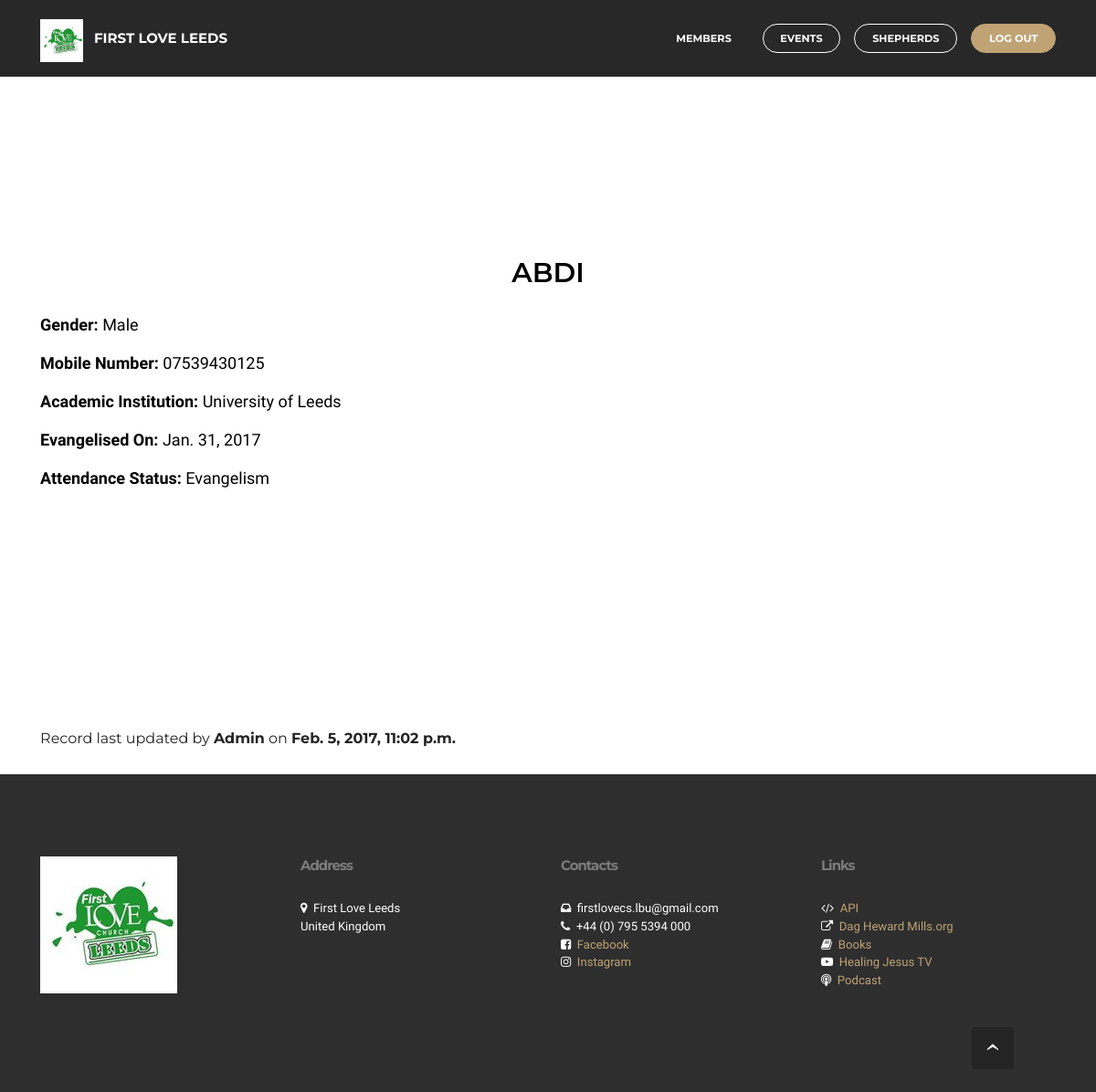
The page /member/abdi/ (signed in) on the database its author committed.
### member/models.py (models this page shows, shortened)
class Member(models.Model):
    name = models.CharField(max_length=50, unique=False)
    gender = models.ForeignKey('Gender', on_delete=models.CASCADE, related_name="sex", null=True)
    mobile_no = models.CharField(max_length=50, blank=True, null=True, unique=True, verbose_name="Mobile number")
    email = models.EmailField(max_length=50, blank=True, null=True, verbose_name="Email Address")
    date_of_birth = models.DateField(blank=True, null=True)
    address = models.TextField(max_length=200, blank=True, null=True)
    post_code = models.CharField(max_length=10, blank=True, null=True)
    academic_institution = models.ForeignKey('AcademicInstitution', on_delete=models.CASCADE, 						related_name="academic_institution", null=True, blank=True, )
    course = models.CharField(max_length=100, blank=True)
    first_attended = models.DateField(blank=True, null=True)
    attendance_status = models.ForeignKey('Attendance', on_delete=models.CASCADE, related_name="attendance_status")
    shepherd = models.ForeignKey(User, on_delete=models.CASCADE)
    last_visited = models.DateField(null=True, blank=True)
    extra_info = models.TextField(max_length=2000, blank=True)
    last_modified = models.DateTimeField(auto_now=True)
    class Meta:
        ordering = ["name"]

class Gender(models.Model):
    gender = models.CharField(max_length=200, unique=True, null=True)
    def __str__(self):
        return self.gender
    class Meta:
        ordering = ["gender"]
        verbose_name_plural = "Gender"

class AcademicInstitution(models.Model):
    name = models.CharField(max_length=200, unique=True, null=True)
    def __str__(self):
        return self.name
    class Meta:
        ordering = ["name"]

class Attendance(models.Model):
    status = models.CharField(max_length=200, unique=True, null=True)
    def __str__(self):
        return self.status
    class Meta:
        ordering = ["status"]
        verbose_name_plural = "Attendance"

### member/views.py (the view)
@login_required
def member_info(request, name):
    member = Member.objects.get(name__iexact=name)
    context = {
        'member': member
    }
    return render(request, 'member/member_info.html', context)

### member/templatetags/first_love_custom.py (called while the page is built)
@register.filter(name='length_is_gt', is_safe=False)
def length_is_gt(text, value):
	return len(str(text)) > value

@register.filter(name='regex_validates', is_safe=False)
def regex_validates(text, value):
	return re.findall(value, text)

### member/templates/member/member_info.html (shortened to what this page needs)
{% extends '_partial/base.html' %}
{% load first_love_custom %}

### welcome/templates/_partial/base.html (shortened to what this page needs)
{% spaceless %}
{% load staticfiles %}
{% endspaceless %}

### firstlove/static/dropdown/css/style.css (style rules this page uses)
.navbar-dropdown { left: 0; padding: 0; position: absolute; right: 0; top: 0; transition: all 0.45s ease; z-index: 1030; }
.navbar-dropdown .navbar-brand { float: none; font-size: 0; padding: 1.25rem 0; position: relative; transition: padding 0.25s ease; white-space: nowrap; }
.navbar-dropdown .navbar-brand::before { content: ""; display: inline-block; height: 100%; vertical-align: middle; }
.navbar-dropdown .navbar-logo, .navbar-dropdown .navbar-caption { display: inline-block; vertical-align: middle; }
.navbar-dropdown .navbar-logo { margin-right: 0.8rem; transition: margin 0.3s ease-in-out; }
.navbar-dropdown .navbar-logo img { height: 3.125rem; transition: all 0.3s ease-in-out; }
.navbar-dropdown .mbr-table-cell { height: 5.625rem; }
.navbar-dropdown .navbar-caption { font-family: "Montserrat"; font-size: 1rem; font-weight: 700; white-space: normal; }
.navbar-dropdown .navbar-caption, .navbar-dropdown .navbar-caption:hover { color: inherit; text-decoration: none; }
.navbar-dropdown.navbar-fixed-top { position: fixed; }
.nav-dropdown { display: table !important; font-family: "Montserrat"; font-size: 0.75rem; font-weight: 700; height: auto !important; }
.nav-dropdown .nav-item { display: table-cell; float: none; vertical-align: middle; }
.nav-dropdown .nav-btn { padding-left: 1rem; }
.nav-dropdown .link { margin: 1.667em; padding: 0; transition: color .2s ease-in-out; }
.nav-dropdown .link::after, .nav-dropdown .dropdown-item::after { color: inherit; }
.nav-dropdown .btn { font-size: 0.75rem; font-weight: 700; letter-spacing: 0; margin-bottom: 0; padding-left: 1.25rem; padding-right: 1.25rem; }

### firstlove/static/w3-css/w3.css (style rules this page uses)
html { box-sizing:border-box }
*,*:before,*:after { box-sizing:inherit }
html { -ms-text-size-adjust:100%;-webkit-text-size-adjust:100% }
body { margin:0 }
article,aside,details,figcaption,figure,footer,header,main,menu,nav,section,summary { display:block }
a { background-color:transparent;-webkit-text-decoration-skip:objects }
img { border-style:none }
html,body { font-family:Verdana,sans-serif;font-size:15px;line-height:1.5 }
html { overflow-x:hidden }
h1,h2,h3,h4,h5,h6,.w3-slim,.w3-wide { font-family:"Segoe UI",Arial,sans-serif }
h3 { font-size:24px }
h6 { font-size:16px }
h1,h2,h3,h4,h5,h6 { font-weight:400;margin:10px 0 }
img { margin-bottom:-5px }
a { color:inherit }
.w3-large { font-size:18px!important }
.w3-center { text-align:center!important }
.w3-text-black,.w3-hover-text-black:hover { color:#000!important }

### firstlove/static/mobirise/css/mbr-additional.css (style rules this page uses)
body, input, textarea, .mbr-company .list-group-text { font-family: 'Raleway', sans-serif; }
.btn, .alert, h1, h2, h3, h4, h5, h6, .h1, .h2, .h3, .h4, .h5, .h6, .display-1, .display-2, .display-3, .display-4, .mbr-figure .mbr-figure-caption, .mbr-gallery-title, .mbr-map [data-state-details], .mbr-price { font-family: 'Montserrat', sans-serif; }
.mbr-footer-content h1, .mbr-footer .mbr-contacts h1, .mbr-footer-content h2, .mbr-footer .mbr-contacts h2, .mbr-footer-content h3, .mbr-footer .mbr-contacts h3, .mbr-footer-content h4, .mbr-footer .mbr-contacts h4, .mbr-footer-content p strong, .mbr-footer .mbr-contacts p strong, .mbr-footer-content strong, .mbr-footer .mbr-contacts strong { font-family: 'Montserrat', sans-serif; }
.btn { border-radius: 1.6em; }
.btn-primary { background-color: #c0a375; border-color: #c0a375; color: #ffffff; }
.text-primary { color: #c0a375 !important; }
.mbr-footer p a, .mbr-footer ul a { color: #c0a375; }
#ext_menu-7 .navbar-caption { color: #ffffff; }
#ext_menu-7 .link, #ext_menu-7 .dropdown-item { color: #ffffff; }
#ext_menu-7 .link { font-size: 0.75rem; }
#ext_menu-7 .navbar, #ext_menu-7 .nav-dropdown-sm, #ext_menu-7 .nav-dropdown-sm .link[aria-expanded="true"], #ext_menu-7 .nav-dropdown-sm .dropdown-menu { background: #282828; }

### rows shown on the page
Member: name+gender+mobile_no (picture), name+gender+mobile_no "FIRST LOVE LEEDS MEMBERS EVENTS SHEPHERDS LOG OUT ABDI Gender: Male Mobile Number: 07539430125 Academic Institution: University of Leeds Evangelised On: Jan. 31, 2017 Attendance Status: Evangelism Record last updated by Admin on Feb. 5, 2017, 11:02 p.m. Address First Love Leeds United Kingdom Contacts firstlovecs.lbu@gmail.com +44 (0) 795 5394 000 Facebook Instagram Links API Dag Heward Mills.org Books Healing Jesus TV Podcast"
